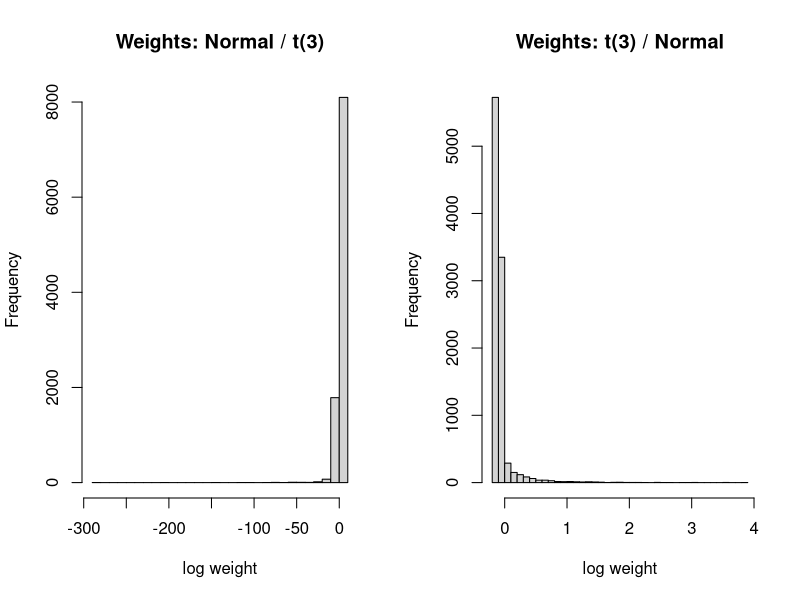

The R script that drew this image:
# -----------------------------------------------
# Importance Sampling Demo (Normal vs t)
# -----------------------------------------------

set.seed(123)

# Helper: importance sampling function
importance_sampling <- function(target_dens, proposal_dens, proposal_rvs, h, n = 1e5, normalize = FALSE) {
  x <- proposal_rvs(n)
  w <- target_dens(x) / proposal_dens(x)
  if (normalize) {
    w <- w / sum(w)
    estimate <- sum(w * h(x))
  } else {
    estimate <- mean(w * h(x))
  }
  list(estimate = estimate, ess = (sum(w)^2) / sum(w^2))
}

# Define densities and samplers
dt3 <- function(x) dt(x, df = 3)
rt3 <- function(n) rt(n, df = 3)
dnorm0 <- function(x) dnorm(x)
rnorm0 <- function(n) rnorm(n)

# Target function: E[h(X)] under target
h <- function(x) x^2

# True expectations
true_norm <- integrate(function(x) x^2 * dnorm0(x), -Inf, Inf)$value
true_t3   <- integrate(function(x) x^2 * dt3(x), -Inf, Inf)$value

# -----------------------------------------------
# Case 1: Target = Normal, Proposal = t(3)
# -----------------------------------------------
cat("Case 1: Target = Normal, Proposal = t(3)\n")
res1_std  <- importance_sampling(dnorm0, dt3, rt3, h, normalize = FALSE)
res1_norm <- importance_sampling(dnorm0, dt3, rt3, h, normalize = TRUE)
cat(sprintf("Standard IS: estimate = %.3f, ESS = %.0f\n", res1_std$estimate, res1_std$ess))
cat(sprintf("Self-norm  IS: estimate = %.3f, ESS = %.0f\n\n", res1_norm$estimate, res1_norm$ess))

# -----------------------------------------------
# Case 2: Target = t(3), Proposal = Normal
# -----------------------------------------------
cat("Case 2: Target = t(3), Proposal = Normal\n")
res2_std  <- importance_sampling(dt3, dnorm0, rnorm0, h, normalize = FALSE)
res2_norm <- importance_sampling(dt3, dnorm0, rnorm0, h, normalize = TRUE)
cat(sprintf("Standard IS: estimate = %.3f, ESS = %.0f\n", res2_std$estimate, res2_std$ess))
cat(sprintf("Self-norm  IS: estimate = %.3f, ESS = %.0f\n\n", res2_norm$estimate, res2_norm$ess))

# -----------------------------------------------
# Visualization: Weight distributions
# -----------------------------------------------
par(mfrow = c(1,2))
n <- 1e4
x1 <- rt3(n)
w1 <- dnorm0(x1) / dt3(x1)
hist(log(w1), breaks = 40, main = "Weights: Normal / t(3)", xlab = "log weight")

x2 <- rnorm0(n)
w2 <- dt3(x2) / dnorm0(x2)
hist(log(w2), breaks = 40, main = "Weights: t(3) / Normal", xlab = "log weight")
